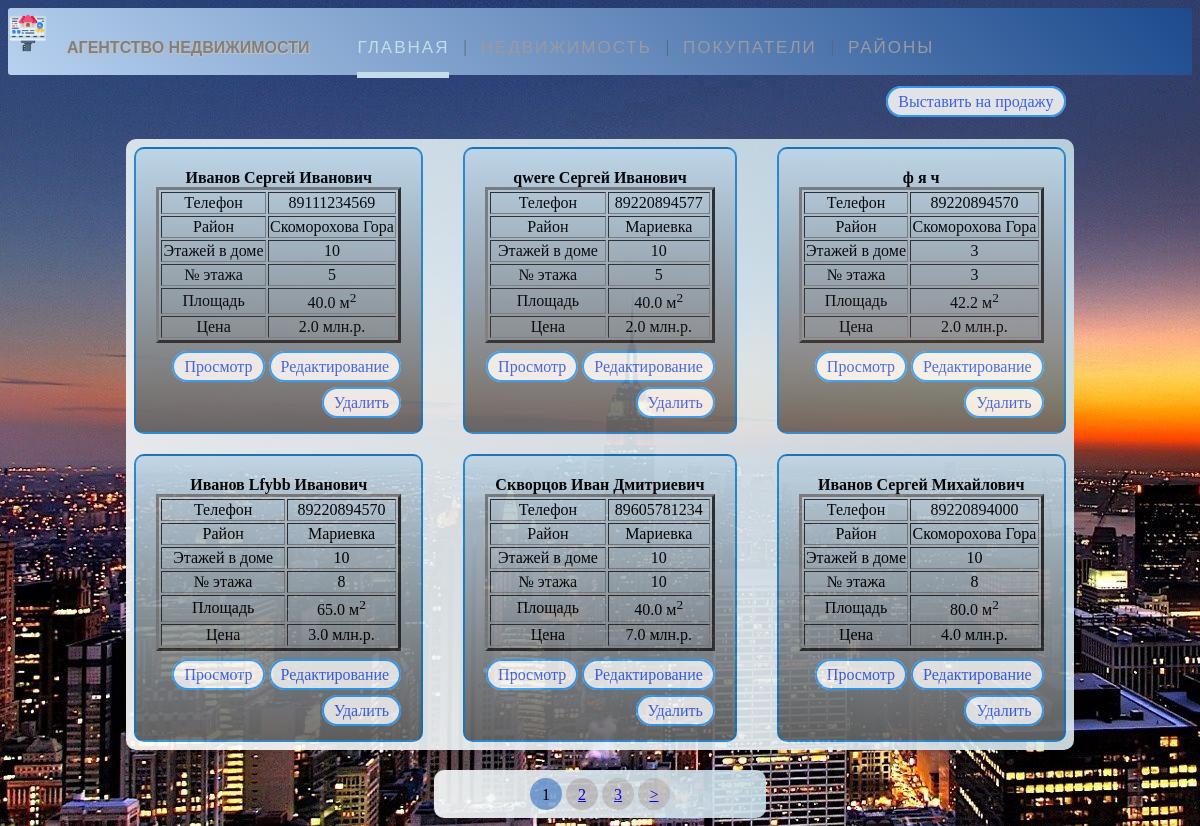
Before: /sellers with the older database file.
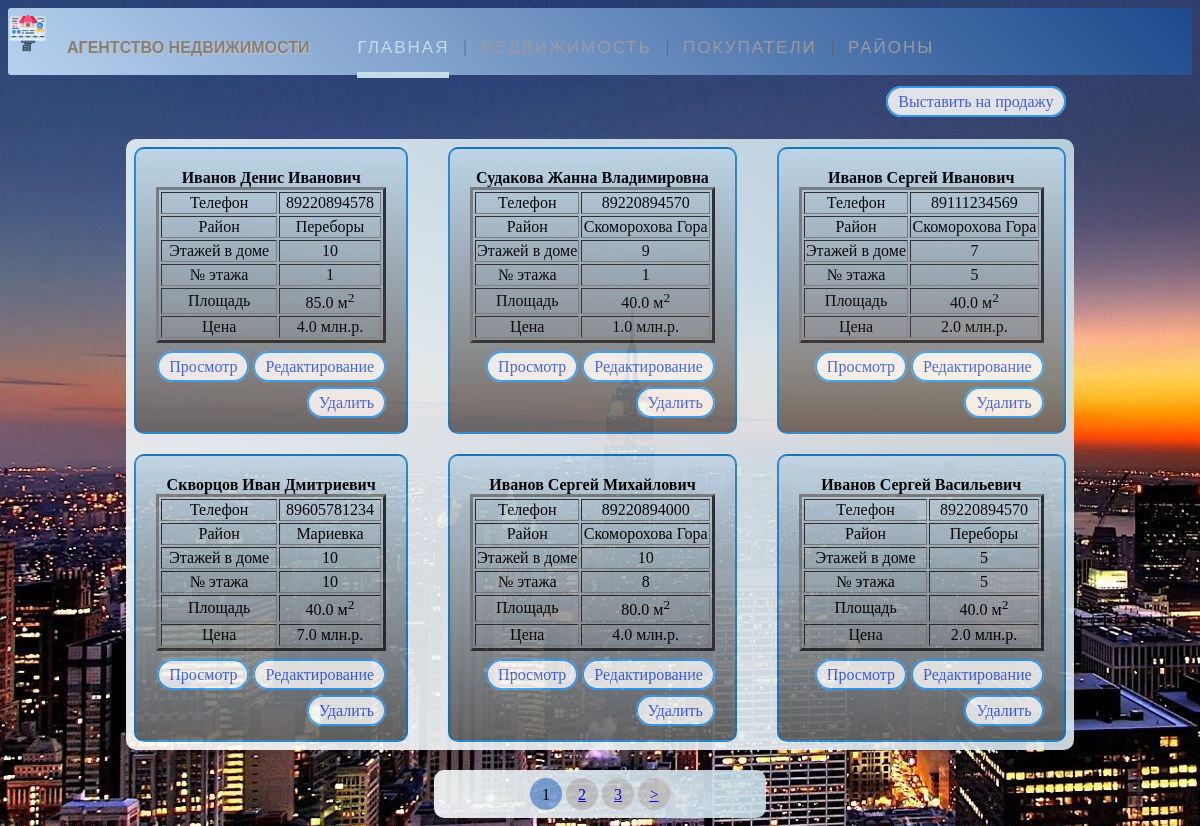
After: the same page with the newer database file.
### webApp/models.py (models this page shows, shortened)
class Sellers(models.Model):
    id = models.AutoField('id', primary_key=True)
    fio = models.CharField('ФИО', max_length=50)
    phone = models.CharField('Номер телефона', max_length=12)
    id_district = models.IntegerField('Район')
    number_floors = models.IntegerField('Количество этажей')
    number_sell_floor = models.IntegerField('номер этажа')
    area = models.FloatField('Площадь')
    price = models.FloatField('Цена')
    class Meta:
        verbose_name = 'Продавец'
        verbose_name_plural = 'Продавецы'

### webApp/views.py (the view)
# urls.py: path('sellers', views.get_sellers, name='sellers-page'),
def get_sellers(request):
    sellers = Sellers.objects.order_by('-id')
    for seller in sellers:
        seller.id_district = Directory.objects.filter(id=seller.id_district)[0].name_district
    paginator = Paginator(sellers, 6)
    page_number = request.GET.get('page')
    page_obj = paginator.get_page(page_number)
    return render(request, 'webApp/sellers.html', {'paginator': paginator, 'page_obj': page_obj, 'title': 'Продавцы'})

### webApp/templates/webApp/sellers.html (shortened to what this page needs)
{% extends 'webApp/base.html' %}
{% block content %}
        <div class="btn-cls">
            <a href="{% url 'add-apartment-page' %}" class="btn-add-seller" >Выставить на продажу</a>
        </div>
    {% if page_obj %}
<div class="grid-container">
            {% for el in page_obj %}
                  <div class="cards">
                      <span class="grid-item-fio">{{ el.fio }}</span><br>
                      <table class="table-buyers" border="3">
                          <tr><td class="grid-item">Телефон</td><td class="grid-item-data">{{ el.phone }}</td></tr>
                          <tr><td class="grid-item">Район</td><td class="grid-item-data">{{ el.id_district }}</td></tr>
                          <tr><td class="grid-item">Этажей в доме</td><td class="grid-item-data">{{ el.number_floors  }}</td></tr>
                          <tr><td class="grid-item">№ этажа</td><td class="grid-item-data">{{ el.number_sell_floor }}</td></tr>
                          <tr><td class="grid-item">Площадь</td><td class="grid-item-data">{{ el.area }} м<sup>2</sup></td></tr>
                          <tr><td class="grid-item">Цена</td><td class="grid-item-data">{{ el.price }} млн.р.</td></tr>
                      </table>
                       <div class="btns-sellers">
                            <a href="{% url 'seller-detail' el.id %}" class="btn-sell" >Просмотр</a>
                            <a href="{% url 'seller-update' el.id %}" class="btn-sell" >Редактирование</a><br><br>
                            <a href="{% url 'del-seller' el.id %}" class="btn-sell" >Удалить</a>
                        </div>
                  </div>
            {% endfor %}
        </div>
            <div class="count-container">
                       {% for p in paginator.page_range %}
                           {% if page_obj.number == p %}
                                <span class="page-num-selected">{{ p }}</span>
                                           {% elif p >= page_obj.number|add:-2 and p <= page_obj.number|add:2  %}
                                <span class="page-num">
                                    <a href="?page={{ p }}">{{ p }}</a>
                                </span>
                           {% endif %}
                       {% endfor %}
                      {% if page_obj.has_next %}
                        <span class="page-num">
                                 <a href="?page={{ page_obj.next_page_number }}">&gt;</a>
                        </span>
                      {% endif %}
            </div>
    {% else %}
        <p> Записи отсутствуют! </p>
    {% endif %}
{% endblock %}

Changed rows visible on the page:
removed Sellers: fio "qwere Сергей Иванович", phone "89220894577", id_district "Мариевка", number_floors "10", number_sell_floor "5", area "40.0", price "2.0"
removed Sellers: fio "ф я ч", phone "89220894570", id_district "Скоморохова Гора", number_floors "3", number_sell_floor "3", area "42.2", price "2.0"
removed Sellers: fio "Иванов Lfybb Иванович", phone "89220894570", id_district "Мариевка", number_floors "10", number_sell_floor "8", area "65.0", price "3.0"
added Sellers: fio "Иванов Денис Иванович", phone "89220894578", id_district "Переборы", number_floors "10", number_sell_floor "1", area "85.0", price "4.0"
added Sellers: fio "Судакова Жанна Владимировна", phone "89220894570", id_district "Скоморохова Гора", number_floors "9", number_sell_floor "1", area "40.0", price "1.0"
changed Sellers "Иванов Сергей Иванович": number_floors "10" → "7"
now on this page (row edited): Sellers: fio "Иванов Сергей Васильевич", phone "89220894570", id_district "Переборы", number_floors "5", number_sell_floor "5", area "40.0", price "2.0"
